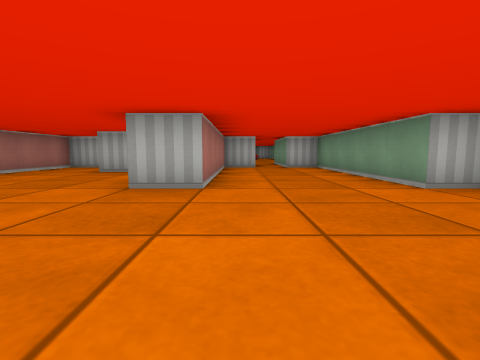
view 1 (above)

16 first-person views from a walk through a cub3D maze. The camera is about half as high as the walls, tilts 6° down and sees 85° across. The floor is counted in squares. Each view is taken from the middle of a square. On the plan, view 1 faces up. The plan holds only what a view shows up to about 9 squares ahead; the rest is blank.

view 2
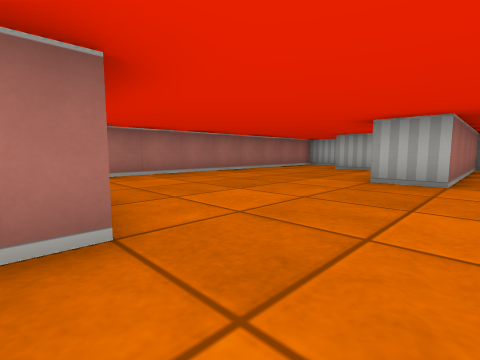

view 3
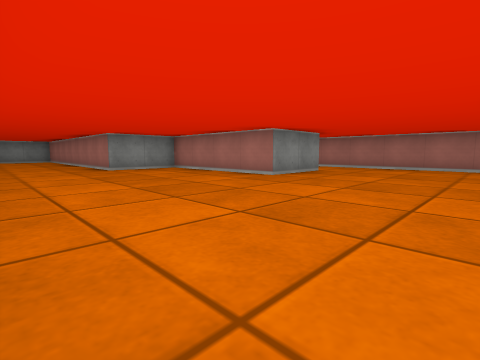

view 4
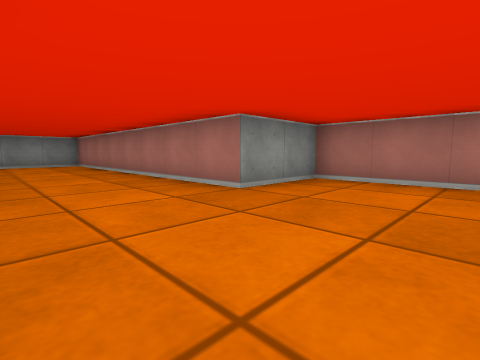

view 5
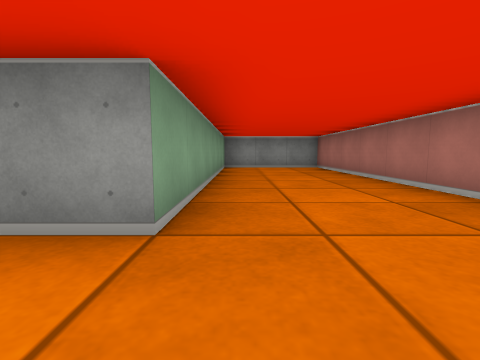

view 6
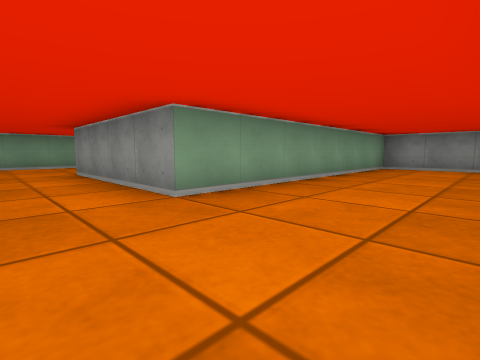

view 7
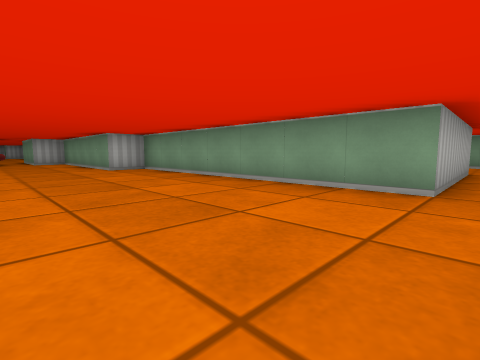

view 8
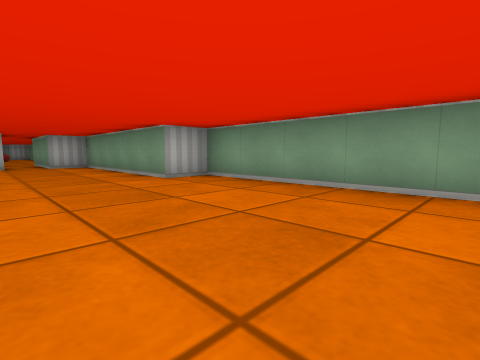

view 9
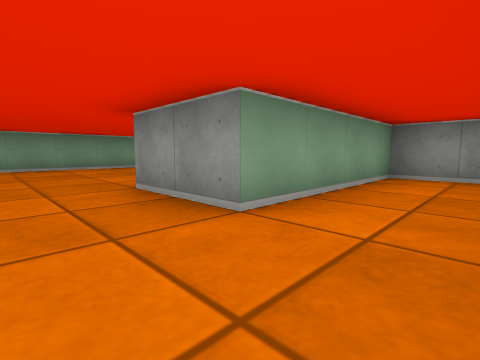

view 10
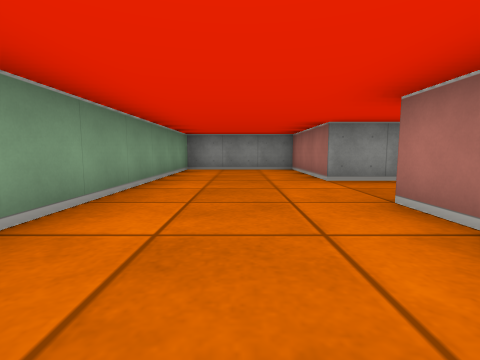

view 11
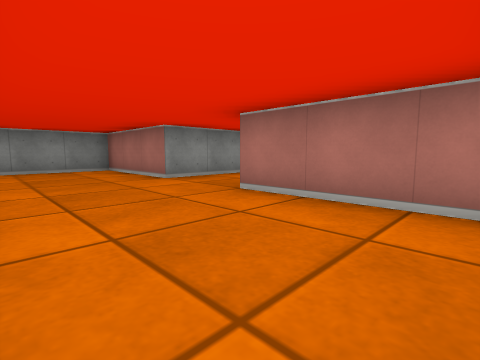

view 12
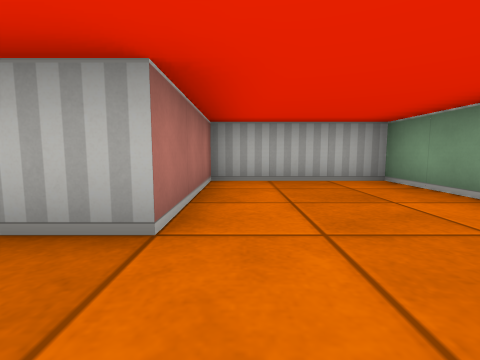

view 13
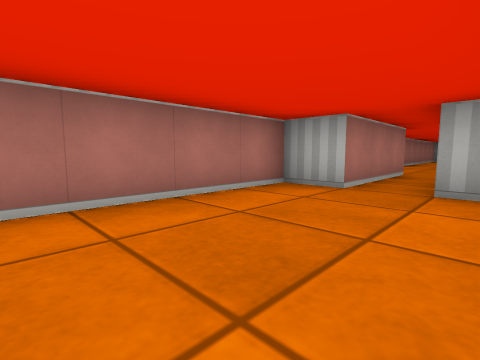

view 14
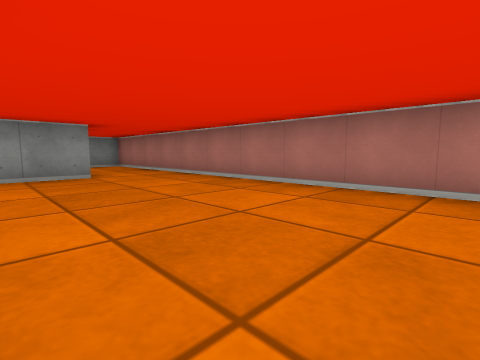

view 15
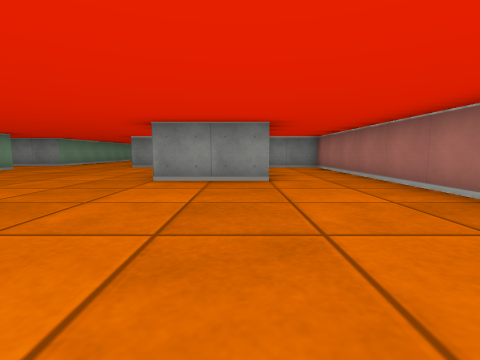

view 16
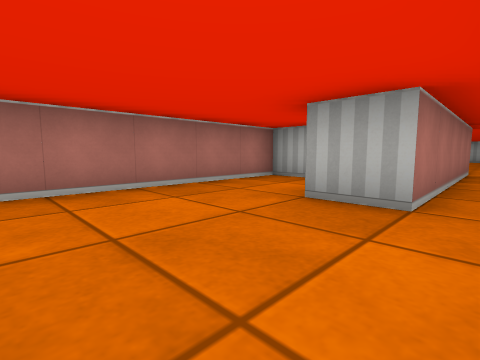

### Floor plan
Points are (right, up) in squares from view 1. A wall is a line through its corners. A room is listed if a view was taken in it or the views show most of it. See-through windows are left out.
Room 1 (views 1, 2, 3, 4, 5, 6, 7, 8, 9, 12, 13, 14, 15, 16)
walls: (7.5, -3.5) (3.5, -3.5) (3.5, 3.5) (2.5, 3.5) (2.5, 8.5) (1.5, 8.5) (1.5, 10.4); (-4.5, 8.5) (-5.5, 8.5) (-5.5, -4.5) (-3.5, -4.5) (-3.5, -0.5) (-1.5, -0.5) (-1.5, -4.5) (0.5, -4.5) (0.5, -12.5) (3.5, -12.5) (3.5, -5.5) (7.5, -5.5); (0.5, 11.5) (0.5, 8.5) (-0.5, 8.5) (-0.5, 3.5) (-1.5, 3.5); (-2.5, 11.5) (-2.5, 6.5) (-3.5, 6.5)
ways out: opening at (7.5, -4.5) to room 2; opening at (1, 11)
Room 2 (views 10, 11)
walls: (7.5, -5.5) (7.5, -8.5) (10.5, -8.5) (10.5, -0.5) (7.5, -0.5) (7.5, -3.5)
ways out: opening at (7.5, -4.5) to room 1

Positions as (right, up) in squares from view 1, and headings:
1: (0, 0), facing up
2: (0, -1), facing up-left
3: (3, 3), facing down-left
4: (3, -2), facing down-left
5: (3, -4), facing down
6: (1, -4), facing down-right
7: (0, -4), facing up-right
8: (0, -1), facing up-right
9: (-5, 1), facing down-right
10: (9, -1), facing down
11: (10, -1), facing down-left
12: (8, -5), facing up
13: (2, 5), facing up-left
14: (-2, 5), facing down-left
15: (-3, 4), facing down
16: (-2, 4), facing up-left
